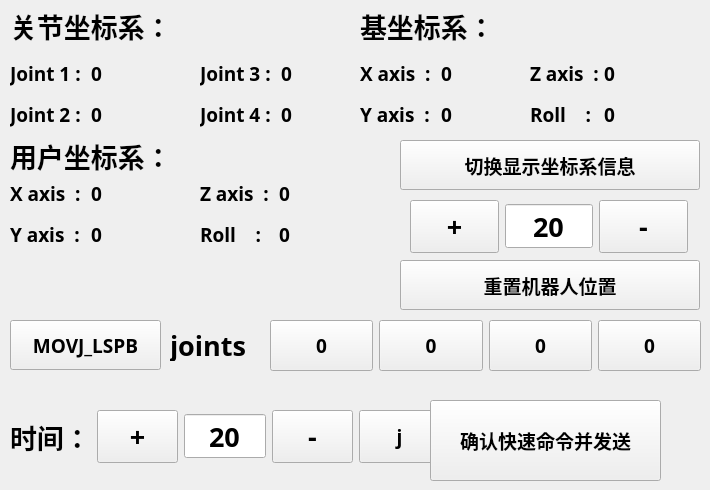
      <widget class="QWidget" name="additionPage_1">
       <widget class="QWidget" name="formLayoutWidget_3">
        <property name="geometry">
         <rect>
          <x>200</x>
          <y>60</y>
          <width>194</width>
          <height>71</height>
         </rect>
        </property>
        <layout class="QFormLayout" name="jointStateLayout_3">
         <property name="fieldGrowthPolicy">
          <enum>QFormLayout::AllNonFixedFieldsGrow</enum>
         </property>
         <property name="horizontalSpacing">
          <number>5</number>
         </property>
         <property name="verticalSpacing">
          <number>14</number>
         </property>
         <item row="1" column="0">
          <widget class="QLabel" name="jointStateLabel_7">
           <property name="font">
            <font>
             <family>Ubuntu Mono</family>
             <pointsize>14</pointsize>
             <weight>75</weight>
             <bold>true</bold>
            </font>
           </property>
           <property name="text">
            <string>Joint 4 : </string>
           </property>
          </widget>
         </item>
         <item row="1" column="1">
          <widget class="QLabel" name="stateInJ_4">
           <property name="font">
            <font>
             <family>Ubuntu Mono</family>
             <pointsize>14</pointsize>
             <weight>75</weight>
             <bold>true</bold>
            </font>
           </property>
           <property name="text">
            <string>0</string>
           </property>
          </widget>
         </item>
         <item row="0" column="0">
          <widget class="QLabel" name="jointStateLabel_12">
           <property name="font">
            <font>
             <family>Ubuntu Mono</family>
             <pointsize>14</pointsize>
             <weight>75</weight>
             <bold>true</bold>
            </font>
           </property>
           <property name="text">
            <string>Joint 3 : </string>
           </property>
          </widget>
         </item>
         <item row="0" column="1">
          <widget class="QLabel" name="stateInJ_3">
           <property name="font">
            <font>
             <family>Ubuntu Mono</family>
             <pointsize>14</pointsize>
             <weight>75</weight>
             <bold>true</bold>
            </font>
           </property>
           <property name="text">
            <string>0</string>
           </property>
          </widget>
         </item>
        </layout>
       </widget>
       <widget class="QWidget" name="formLayoutWidget_4">
        <property name="geometry">
         <rect>
          <x>10</x>
          <y>60</y>
          <width>244</width>
          <height>71</height>
         </rect>
        </property>
        <layout class="QFormLayout" name="jointStateLayout_4">
         <property name="fieldGrowthPolicy">
          <enum>QFormLayout::AllNonFixedFieldsGrow</enum>
         </property>
         <property name="horizontalSpacing">
          <number>5</number>
         </property>
         <property name="verticalSpacing">
          <number>14</number>
         </property>
         <item row="0" column="0">
          <widget class="QLabel" name="jointStateLabel_10">
           <property name="font">
            <font>
             <family>Ubuntu Mono</family>
             <pointsize>14</pointsize>
             <weight>75</weight>
             <bold>true</bold>
            </font>
           </property>
           <property name="text">
            <string>Joint 1 : </string>
           </property>
          </widget>
         </item>
         <item row="0" column="1">
          <widget class="QLabel" name="stateInJ_1">
           <property name="font">
            <font>
             <family>Ubuntu Mono</family>
             <pointsize>14</pointsize>
             <weight>75</weight>
             <bold>true</bold>
            </font>
           </property>
           <property name="text">
            <string>0</string>
           </property>
          </widget>
         </item>
         <item row="1" column="0">
          <widget class="QLabel" name="jointStateLabel_11">
           <property name="font">
            <font>
             <family>Ubuntu Mono</family>
             <pointsize>14</pointsize>
             <weight>75</weight>
             <bold>true</bold>
            </font>
           </property>
           <property name="text">
            <string>Joint 2 : </string>
           </property>
          </widget>
         </item>
         <item row="1" column="1">
          <widget class="QLabel" name="stateInJ_2">
           <property name="font">
            <font>
             <family>Ubuntu Mono</family>
             <pointsize>14</pointsize>
             <weight>75</weight>
             <bold>true</bold>
            </font>
           </property>
           <property name="text">
            <string>0</string>
           </property>
          </widget>
         </item>
        </layout>
       </widget>
       <widget class="QWidget" name="formLayoutWidget_7">
        <property name="geometry">
         <rect>
          <x>530</x>
          <y>60</y>
          <width>171</width>
          <height>71</height>
         </rect>
        </property>
        <layout class="QFormLayout" name="jointStateLayout_7">
         <property name="fieldGrowthPolicy">
          <enum>QFormLayout::AllNonFixedFieldsGrow</enum>
         </property>
         <property name="horizontalSpacing">
          <number>5</number>
         </property>
         <property name="verticalSpacing">
          <number>14</number>
         </property>
         <item row="1" column="0">
          <widget class="QLabel" name="jointStateLabel_19">
           <property name="font">
            <font>
             <family>Ubuntu Mono</family>
             <pointsize>14</pointsize>
             <weight>75</weight>
             <bold>true</bold>
            </font>
           </property>
           <property name="text">
            <string>Roll    : </string>
           </property>
          </widget>
         </item>
         <item row="1" column="1">
          <widget class="QLabel" name="stateInB_4">
           <property name="font">
            <font>
             <family>Ubuntu Mono</family>
             <pointsize>14</pointsize>
             <weight>75</weight>
             <bold>true</bold>
            </font>
           </property>
           <property name="text">
            <string>0</string>
           </property>
          </widget>
         </item>
         <item row="0" column="0">
          <widget class="QLabel" name="jointStateLabel_24">
           <property name="font">
            <font>
             <family>Ubuntu Mono</family>
             <pointsize>14</pointsize>
             <weight>75</weight>
             <bold>true</bold>
            </font>
           </property>
           <property name="text">
            <string>Z axis  :</string>
           </property>
          </widget>
         </item>
         <item row="0" column="1">
          <widget class="QLabel" name="stateInB_3">
           <property name="font">
            <font>
             <family>Ubuntu Mono</family>
             <pointsize>14</pointsize>
             <weight>75</weight>
             <bold>true</bold>
            </font>
           </property>
           <property name="text">
            <string>0</string>
           </property>
          </widget>
         </item>
        </layout>
       </widget>
       <widget class="QWidget" name="formLayoutWidget_8">
        <property name="geometry">
         <rect>
          <x>360</x>
          <y>60</y>
          <width>211</width>
          <height>71</height>
         </rect>
        </property>
        <layout class="QFormLayout" name="jointStateLayout_8">
         <property name="fieldGrowthPolicy">
          <enum>QFormLayout::AllNonFixedFieldsGrow</enum>
         </property>
         <property name="horizontalSpacing">
          <number>5</number>
         </property>
         <property name="verticalSpacing">
          <number>14</number>
         </property>
         <item row="0" column="0">
          <widget class="QLabel" name="jointStateLabel_22">
           <property name="font">
            <font>
             <family>Ubuntu Mono</family>
             <pointsize>14</pointsize>
             <weight>75</weight>
             <bold>true</bold>
            </font>
           </property>
           <property name="text">
            <string>X axis  : </string>
           </property>
          </widget>
         </item>
         <item row="0" column="1">
          <widget class="QLabel" name="stateInB_1">
           <property name="font">
            <font>
             <family>Ubuntu Mono</family>
             <pointsize>14</pointsize>
             <weight>75</weight>
             <bold>true</bold>
            </font>
           </property>
           <property name="text">
            <string>0</string>
           </property>
          </widget>
         </item>
         <item row="1" column="0">
          <widget class="QLabel" name="jointStateLabel_23">
           <property name="font">
            <font>
             <family>Ubuntu Mono</family>
             <pointsize>14</pointsize>
             <weight>75</weight>
             <bold>true</bold>
            </font>
           </property>
           <property name="text">
            <string>Y axis  :</string>
           </property>
          </widget>
         </item>
         <item row="1" column="1">
          <widget class="QLabel" name="stateInB_2">
           <property name="font">
            <font>
             <family>Ubuntu Mono</family>
             <pointsize>14</pointsize>
             <weight>75</weight>
             <bold>true</bold>
            </font>
           </property>
           <property name="text">
            <string>0</string>
           </property>
          </widget>
         </item>
        </layout>
       </widget>
       <widget class="QWidget" name="formLayoutWidget_9">
        <property name="geometry">
         <rect>
          <x>200</x>
          <y>180</y>
          <width>194</width>
          <height>71</height>
         </rect>
        </property>
        <layout class="QFormLayout" name="jointStateLayout_10">
         <property name="fieldGrowthPolicy">
          <enum>QFormLayout::AllNonFixedFieldsGrow</enum>
         </property>
         <property name="horizontalSpacing">
          <number>5</number>
         </property>
         <property name="verticalSpacing">
          <number>14</number>
         </property>
         <item row="1" column="0">
          <widget class="QLabel" name="jointStateLabel_28">
           <property name="font">
            <font>
             <family>Ubuntu Mono</family>
             <pointsize>14</pointsize>
             <weight>75</weight>
             <bold>true</bold>
            </font>
           </property>
           <property name="text">
            <string>Roll    : </string>
           </property>
          </widget>
         </item>
         <item row="1" column="1">
          <widget class="QLabel" name="stateInU_4">
           <property name="font">
            <font>
             <family>Ubuntu Mono</family>
             <pointsize>14</pointsize>
             <weight>75</weight>
             <bold>true</bold>
            </font>
           </property>
           <property name="text">
            <string>0</string>
           </property>
          </widget>
         </item>
         <item row="0" column="0">
          <widget class="QLabel" name="jointStateLabel_33">
           <property name="font">
            <font>
             <family>Ubuntu Mono</family>
             <pointsize>14</pointsize>
             <weight>75</weight>
             <bold>true</bold>
            </font>
           </property>
           <property name="text">
            <string>Z axis  : </string>
           </property>
          </widget>
         </item>
         <item row="0" column="1">
          <widget class="QLabel" name="stateInU_3">
           <property name="font">
            <font>
             <family>Ubuntu Mono</family>
             <pointsize>14</pointsize>
             <weight>75</weight>
             <bold>true</bold>
            </font>
           </property>
           <property name="text">
            <string>0</string>
           </property>
          </widget>
         </item>
        </layout>
       </widget>
       <widget class="QWidget" name="formLayoutWidget_10">
        <property name="geometry">
         <rect>
          <x>10</x>
          <y>180</y>
          <width>244</width>
          <height>71</height>
         </rect>
        </property>
        <layout class="QFormLayout" name="jointStateLayout_11">
         <property name="fieldGrowthPolicy">
          <enum>QFormLayout::AllNonFixedFieldsGrow</enum>
         </property>
         <property name="horizontalSpacing">
          <number>5</number>
         </property>
         <property name="verticalSpacing">
          <number>14</number>
         </property>
         <item row="0" column="0">
          <widget class="QLabel" name="jointStateLabel_31">
           <property name="font">
            <font>
             <family>Ubuntu Mono</family>
             <pointsize>14</pointsize>
             <weight>75</weight>
             <bold>true</bold>
            </font>
           </property>
           <property name="text">
            <string>X axis  : </string>
           </property>
          </widget>
         </item>
         <item row="0" column="1">
          <widget class="QLabel" name="stateInU_1">
           <property name="font">
            <font>
             <family>Ubuntu Mono</family>
             <pointsize>14</pointsize>
             <weight>75</weight>
             <bold>true</bold>
            </font>
           </property>
           <property name="text">
            <string>0</string>
           </property>
          </widget>
         </item>
         <item row="1" column="0">
          <widget class="QLabel" name="jointStateLabel_32">
           <property name="font">
            <font>
             <family>Ubuntu Mono</family>
             <pointsize>14</pointsize>
             <weight>75</weight>
             <bold>true</bold>
            </font>
           </property>
           <property name="text">
            <string>Y axis  : </string>
           </property>
          </widget>
         </item>
         <item row="1" column="1">
          <widget class="QLabel" name="stateInU_2">
           <property name="font">
            <font>
             <family>Ubuntu Mono</family>
             <pointsize>14</pointsize>
             <weight>75</weight>
             <bold>true</bold>
            </font>
           </property>
           <property name="text">
            <string>0</string>
           </property>
          </widget>
         </item>
        </layout>
       </widget>
       <widget class="QLabel" name="frame_label_1">
        <property name="geometry">
         <rect>
          <x>10</x>
          <y>10</y>
          <width>191</width>
          <height>31</height>
         </rect>
        </property>
        <property name="font">
         <font>
          <family>Ubuntu Mono</family>
          <pointsize>20</pointsize>
          <weight>75</weight>
          <bold>true</bold>
         </font>
        </property>
        <property name="text">
         <string>关节坐标系：</string>
        </property>
       </widget>
       <widget class="QLabel" name="frame_label_2">
        <property name="geometry">
         <rect>
          <x>360</x>
          <y>10</y>
          <width>191</width>
          <height>31</height>
         </rect>
        </property>
        <property name="font">
         <font>
          <family>Ubuntu Mono</family>
          <pointsize>20</pointsize>
          <weight>75</weight>
          <bold>true</bold>
         </font>
        </property>
        <property name="text">
         <string>基坐标系：</string>
        </property>
       </widget>
       <widget class="QLabel" name="frame_label_4">
        <property name="geometry">
         <rect>
          <x>10</x>
          <y>140</y>
          <width>191</width>
          <height>31</height>
         </rect>
        </property>
        <property name="font">
         <font>
          <family>Ubuntu Mono</family>
          <pointsize>20</pointsize>
          <weight>75</weight>
          <bold>true</bold>
         </font>
        </property>
        <property name="text">
         <string>用户坐标系：</string>
        </property>
       </widget>
       <widget class="QPushButton" name="change_frame_disp">
        <property name="geometry">
         <rect>
          <x>400</x>
          <y>140</y>
          <width>300</width>
          <height>50</height>
         </rect>
        </property>
        <property name="font">
         <font>
          <family>Ubuntu Mono</family>
          <pointsize>14</pointsize>
          <weight>75</weight>
          <bold>true</bold>
         </font>
        </property>
        <property name="styleSheet">
         <string notr="true"/>
        </property>
        <property name="text">
         <string>切换显示坐标系信息</string>
        </property>
       </widget>
       <widget class="QPushButton" name="reset_robot_state">
        <property name="geometry">
         <rect>
          <x>400</x>
          <y>260</y>
          <width>300</width>
          <height>50</height>
         </rect>
        </property>
        <property name="font">
         <font>
          <family>Ubuntu Mono</family>
          <pointsize>14</pointsize>
          <weight>75</weight>
          <bold>true</bold>
         </font>
        </property>
        <property name="styleSheet">
         <string notr="true"/>
        </property>
        <property name="text">
         <string>重置机器人位置</string>
        </property>
       </widget>
       <widget class="QWidget" name="layoutWidget5_2">
        <property name="geometry">
         <rect>
          <x>410</x>
          <y>200</y>
          <width>278</width>
          <height>53</height>
         </rect>
        </property>
        <layout class="QHBoxLayout" name="playbackLayout_4">
         <item>
          <widget class="QPushButton" name="resetButton_up">
           <property name="sizePolicy">
            <sizepolicy hsizetype="Minimum" vsizetype="Expanding">
             <horstretch>0</horstretch>
             <verstretch>0</verstretch>
            </sizepolicy>
           </property>
           <property name="font">
            <font>
             <family>Ubuntu Mono</family>
             <pointsize>20</pointsize>
             <weight>75</weight>
             <bold>true</bold>
            </font>
           </property>
           <property name="styleSheet">
            <string notr="true"/>
           </property>
           <property name="text">
            <string>+</string>
           </property>
          </widget>
         </item>
         <item>
          <widget class="QSpinBox" name="resetSpinBox">
           <property name="font">
            <font>
             <family>Ubuntu Mono</family>
             <pointsize>20</pointsize>
             <weight>75</weight>
             <bold>true</bold>
            </font>
           </property>
           <property name="alignment">
            <set>Qt::AlignCenter</set>
           </property>
           <property name="readOnly">
            <bool>true</bool>
           </property>
           <property name="buttonSymbols">
            <enum>QAbstractSpinBox::NoButtons</enum>
           </property>
           <property name="minimum">
            <number>5</number>
           </property>
           <property name="maximum">
            <number>40</number>
           </property>
           <property name="singleStep">
            <number>5</number>
           </property>
           <property name="value">
            <number>20</number>
           </property>
          </widget>
         </item>
         <item>
          <widget class="QPushButton" name="resetButton_down">
           <property name="sizePolicy">
            <sizepolicy hsizetype="Minimum" vsizetype="Expanding">
             <horstretch>0</horstretch>
             <verstretch>0</verstretch>
            </sizepolicy>
           </property>
           <property name="font">
            <font>
             <family>Ubuntu Mono</family>
             <pointsize>20</pointsize>
             <weight>75</weight>
             <bold>true</bold>
            </font>
           </property>
           <property name="styleSheet">
            <string notr="true"/>
           </property>
           <property name="text">
            <string>-</string>
           </property>
          </widget>
         </item>
        </layout>
       </widget>
       <widget class="QPushButton" name="setCmd_method">
        <property name="geometry">
         <rect>
          <x>10</x>
          <y>320</y>
          <width>151</width>
          <height>50</height>
         </rect>
        </property>
        <property name="font">
         <font>
          <family>Ubuntu Mono</family>
          <pointsize>14</pointsize>
          <weight>75</weight>
          <bold>true</bold>
         </font>
        </property>
        <property name="styleSheet">
         <string notr="true"/>
        </property>
        <property name="text">
         <string>MOVJ_LSPB</string>
        </property>
       </widget>
       <widget class="QLabel" name="setCmd_target">
        <property name="geometry">
         <rect>
          <x>170</x>
          <y>330</y>
          <width>121</width>
          <height>31</height>
         </rect>
        </property>
        <property name="font">
         <font>
          <family>Ubuntu Mono</family>
          <pointsize>20</pointsize>
          <weight>75</weight>
          <bold>true</bold>
         </font>
        </property>
        <property name="text">
         <string>joints</string>
        </property>
       </widget>
       <widget class="QWidget" name="layoutWidget5_3">
        <property name="geometry">
         <rect>
          <x>10</x>
          <y>410</y>
          <width>430</width>
          <height>53</height>
         </rect>
        </property>
        <layout class="QHBoxLayout" name="playbackLayout_5">
         <item>
          <widget class="QLabel" name="setCmd_target_2">
           <property name="font">
            <font>
             <family>Ubuntu Mono</family>
             <pointsize>20</pointsize>
             <weight>75</weight>
             <bold>true</bold>
            </font>
           </property>
           <property name="text">
            <string>时间：</string>
           </property>
          </widget>
         </item>
         <item>
          <widget class="QPushButton" name="setCmdButton_up">
           <property name="sizePolicy">
            <sizepolicy hsizetype="Minimum" vsizetype="Expanding">
             <horstretch>0</horstretch>
             <verstretch>0</verstretch>
            </sizepolicy>
           </property>
           <property name="font">
            <font>
             <family>Ubuntu Mono</family>
             <pointsize>20</pointsize>
             <weight>75</weight>
             <bold>true</bold>
            </font>
           </property>
           <property name="styleSheet">
            <string notr="true"/>
           </property>
           <property name="text">
            <string>+</string>
           </property>
          </widget>
         </item>
         <item>
          <widget class="QSpinBox" name="setCmdSpinBox">
           <property name="font">
            <font>
             <family>Ubuntu Mono</family>
             <pointsize>20</pointsize>
             <weight>75</weight>
             <bold>true</bold>
            </font>
           </property>
           <property name="alignment">
            <set>Qt::AlignCenter</set>
           </property>
           <property name="readOnly">
            <bool>true</bool>
           </property>
           <property name="buttonSymbols">
            <enum>QAbstractSpinBox::NoButtons</enum>
           </property>
           <property name="minimum">
            <number>5</number>
           </property>
           <property name="maximum">
            <number>40</number>
           </property>
           <property name="singleStep">
            <number>5</number>
           </property>
           <property name="value">
            <number>20</number>
           </property>
          </widget>
         </item>
         <item>
          <widget class="QPushButton" name="setCmdButton_down">
           <property name="sizePolicy">
            <sizepolicy hsizetype="Minimum" vsizetype="Expanding">
             <horstretch>0</horstretch>
             <verstretch>0</verstretch>
            </sizepolicy>
           </property>
           <property name="font">
            <font>
             <family>Ubuntu Mono</family>
             <pointsize>20</pointsize>
             <weight>75</weight>
             <bold>true</bold>
            </font>
           </property>
           <property name="styleSheet">
            <string notr="true"/>
           </property>
           <property name="text">
            <string>-</string>
           </property>
          </widget>
         </item>
         <item>
          <widget class="QPushButton" name="setCmd_frame">
           <property name="sizePolicy">
            <sizepolicy hsizetype="Minimum" vsizetype="Expanding">
             <horstretch>0</horstretch>
             <verstretch>0</verstretch>
            </sizepolicy>
           </property>
           <property name="font">
            <font>
             <family>Ubuntu Mono</family>
             <pointsize>14</pointsize>
             <weight>75</weight>
             <bold>true</bold>
            </font>
           </property>
           <property name="styleSheet">
            <string notr="true"/>
           </property>
           <property name="text">
            <string>j</string>
           </property>
          </widget>
         </item>
        </layout>
       </widget>
       <widget class="QPushButton" name="setCmd">
        <property name="geometry">
         <rect>
          <x>430</x>
          <y>400</y>
          <width>231</width>
          <height>81</height>
         </rect>
        </property>
        <property name="font">
         <font>
          <family>Ubuntu Mono</family>
          <pointsize>14</pointsize>
          <weight>75</weight>
          <bold>true</bold>
         </font>
        </property>
        <property name="styleSheet">
         <string notr="true"/>
        </property>
        <property name="text">
         <string>确认快速命令并发送</string>
        </property>
       </widget>
       <widget class="QWidget" name="layoutWidget13">
        <property name="geometry">
         <rect>
          <x>270</x>
          <y>320</y>
          <width>431</width>
          <height>51</height>
         </rect>
        </property>
        <layout class="QHBoxLayout" name="horizontalLayout_4">
         <item>
          <widget class="QPushButton" name="setCmd_pos_1">
           <property name="sizePolicy">
            <sizepolicy hsizetype="Expanding" vsizetype="Expanding">
             <horstretch>0</horstretch>
             <verstretch>0</verstretch>
            </sizepolicy>
           </property>
           <property name="font">
            <font>
             <family>Ubuntu Mono</family>
             <pointsize>14</pointsize>
             <weight>75</weight>
             <bold>true</bold>
            </font>
           </property>
           <property name="styleSheet">
            <string notr="true"/>
           </property>
           <property name="text">
            <string>0</string>
           </property>
          </widget>
         </item>
         <item>
          <widget class="QPushButton" name="setCmd_pos_2">
           <property name="sizePolicy">
            <sizepolicy hsizetype="Expanding" vsizetype="Expanding">
             <horstretch>0</horstretch>
             <verstretch>0</verstretch>
            </sizepolicy>
           </property>
           <property name="font">
            <font>
             <family>Ubuntu Mono</family>
             <pointsize>14</pointsize>
             <weight>75</weight>
             <bold>true</bold>
            </font>
           </property>
           <property name="styleSheet">
            <string notr="true"/>
           </property>
           <property name="text">
            <string>0</string>
           </property>
          </widget>
         </item>
         <item>
          <widget class="QPushButton" name="setCmd_pos_3">
           <property name="sizePolicy">
            <sizepolicy hsizetype="Expanding" vsizetype="Expanding">
             <horstretch>0</horstretch>
             <verstretch>0</verstretch>
            </sizepolicy>
           </property>
           <property name="font">
            <font>
             <family>Ubuntu Mono</family>
             <pointsize>14</pointsize>
             <weight>75</weight>
             <bold>true</bold>
            </font>
           </property>
           <property name="styleSheet">
            <string notr="true"/>
           </property>
           <property name="text">
            <string>0</string>
           </property>
          </widget>
         </item>
         <item>
          <widget class="QPushButton" name="setCmd_pos_4">
           <property name="sizePolicy">
            <sizepolicy hsizetype="Expanding" vsizetype="Expanding">
             <horstretch>0</horstretch>
             <verstretch>0</verstretch>
            </sizepolicy>
           </property>
           <property name="font">
            <font>
             <family>Ubuntu Mono</family>
             <pointsize>14</pointsize>
             <weight>75</weight>
             <bold>true</bold>
            </font>
           </property>
           <property name="styleSheet">
            <string notr="true"/>
           </property>
           <property name="text">
            <string>0</string>
           </property>
          </widget>
         </item>
        </layout>
       </widget>
      </widget>
